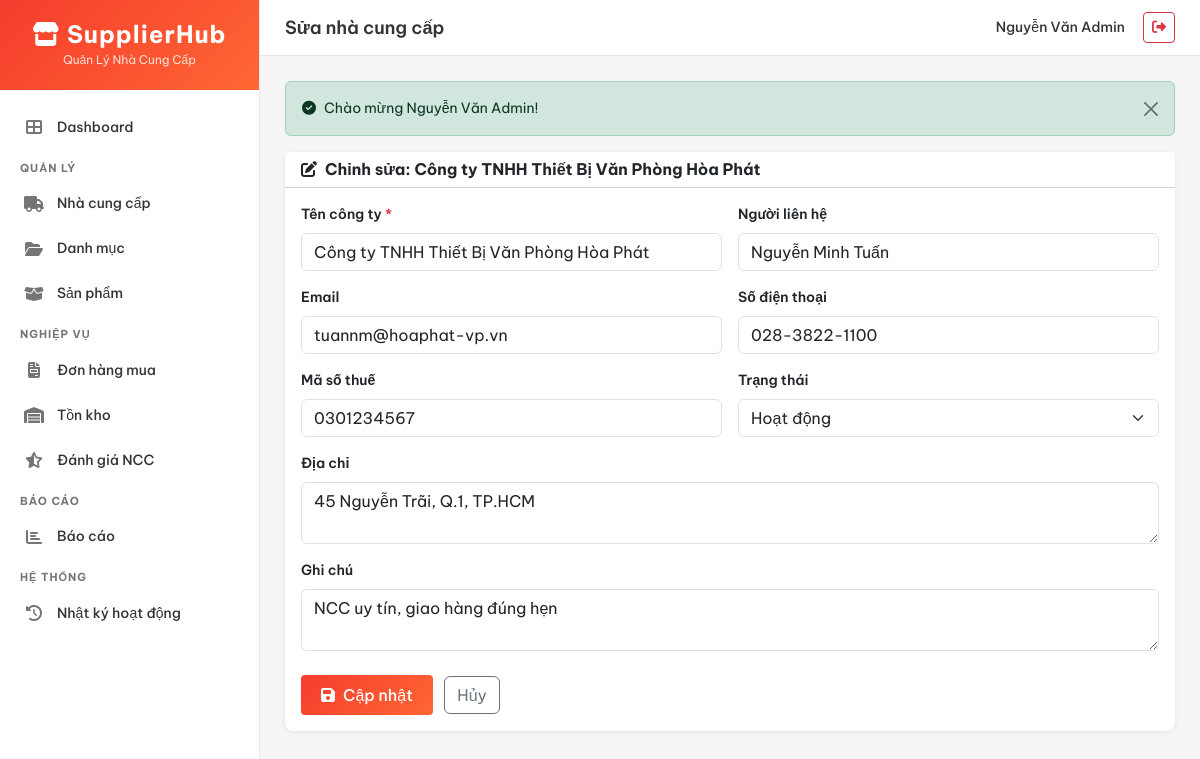
Page /index.php?page=suppliers&action=edit&id=1 (signed in) on the committed database.
### tables this page shows
CREATE TABLE IF NOT EXISTS suppliers (
    id INT AUTO_INCREMENT PRIMARY KEY,
    company_name VARCHAR(200) NOT NULL,
    contact_person VARCHAR(100) DEFAULT NULL,
    email VARCHAR(100) DEFAULT NULL,
    phone VARCHAR(20) DEFAULT NULL,
    address TEXT DEFAULT NULL,
    tax_code VARCHAR(20) DEFAULT NULL,
    status ENUM('active', 'inactive', 'blacklisted') NOT NULL DEFAULT 'active',
    rating_avg DECIMAL(3,2) DEFAULT 0.00,
    notes TEXT DEFAULT NULL,
    created_at DATETIME NOT NULL DEFAULT CURRENT_TIMESTAMP,
    INDEX idx_status (status)
);

### controllers/SupplierController.php (called while the page is built, shortened)
<?php
require_once __DIR__ . '/../models/Supplier.php';
class SupplierController
{
    private $model;
    public function __construct()
    {
        $this->model = new Supplier();
    }
    public function edit()
    {
        $id = intval($_GET['id'] ?? 0);
        $supplier = $this->model->getById($id);
        require VIEW_PATH . '/suppliers/edit.php';
    }
}

### config/database.php (called while the page is built, shortened)
<?php
function getDBConnection() {
    static $pdo = null;
    if ($pdo === null) {
        try {
            $dsn = "mysql:host=" . DB_HOST . ";port=" . DB_PORT . ";dbname=" . DB_NAME . ";charset=utf8mb4";
            $options = [
                PDO::ATTR_ERRMODE            => PDO::ERRMODE_EXCEPTION,
                PDO::ATTR_DEFAULT_FETCH_MODE => PDO::FETCH_ASSOC,
                PDO::ATTR_EMULATE_PREPARES   => false,
            ];
            $pdo = new PDO($dsn, DB_USER, DB_PASS, $options);
            $pdo->exec("SET NAMES 'utf8mb4' COLLATE 'utf8mb4_unicode_ci'");
        } catch (PDOException $e) {
            die("Lỗi kết nối database: " . $e->getMessage());
        }
    }
    return $pdo;
}

### models/Supplier.php (called while the page is built, shortened)
<?php
class Supplier {
    private $pdo;
    public function __construct() {
        $this->pdo = getDBConnection();
    }
    public function getById($id) {
        $sql = "SELECT * FROM suppliers WHERE id = :id";
        $stmt = $this->pdo->prepare($sql);
        $stmt->execute(['id' => $id]);
        return $stmt->fetch();
    }
}

### helpers/format_helper.php (called while the page is built, shortened)
<?php
function e($text) {
    return htmlspecialchars($text ?? '', ENT_QUOTES, 'UTF-8');
}

### views/suppliers/edit.php (the view, shortened to what this page needs)
<?php require VIEW_PATH . '/layouts/header.php'; ?>
<div class="card">
    <div class="card-header bg-white">
        <h6 class="mb-0 fw-bold"><i class="fas fa-edit me-2"></i>Chỉnh sửa: <?= e($supplier['company_name']) ?></h6>
    </div>
    <div class="card-body">
        <form method="POST" action="index.php?page=suppliers&action=update">
            <div class="row g-3">
                <div class="col-md-6">
                    <label class="form-label fw-semibold">Tên công ty <span class="text-danger">*</span></label>
                    <input type="text" name="company_name" class="form-control" required value="<?= e($supplier['company_name']) ?>">
                </div>
                <div class="col-md-6">
                    <label class="form-label fw-semibold">Người liên hệ</label>
                    <input type="text" name="contact_person" class="form-control" value="<?= e($supplier['contact_person']) ?>">
                </div>
                <div class="col-md-6">
                    <label class="form-label fw-semibold">Email</label>
                    <input type="email" name="email" class="form-control" value="<?= e($supplier['email']) ?>">
                </div>
                <div class="col-md-6">
                    <label class="form-label fw-semibold">Số điện thoại</label>
                    <input type="text" name="phone" class="form-control" value="<?= e($supplier['phone']) ?>">
                </div>
                <div class="col-md-6">
                    <label class="form-label fw-semibold">Mã số thuế</label>
                    <input type="text" name="tax_code" class="form-control" value="<?= e($supplier['tax_code']) ?>">
                </div>
                <div class="col-md-6">
                    <label class="form-label fw-semibold">Trạng thái</label>
                    <select name="status" class="form-select">
                        <?php foreach (SUPPLIER_STATUS_LABELS as $key => $label): ?>
                        <option value="<?= $key ?>" <?= $supplier['status'] === $key ? 'selected' : '' ?>><?= $label ?></option>
                        <?php endforeach; ?>
                    </select>
                </div>
                <div class="col-12">
                    <label class="form-label fw-semibold">Địa chỉ</label>
                    <textarea name="address" class="form-control" rows="2"><?= e($supplier['address']) ?></textarea>
                </div>
                <div class="col-12">
                    <label class="form-label fw-semibold">Ghi chú</label>
                    <textarea name="notes" class="form-control" rows="2"><?= e($supplier['notes']) ?></textarea>
                </div>
            </div>
            <div class="mt-4">
                <button type="submit" class="btn btn-shopee"><i class="fas fa-save me-2"></i>Cập nhật</button>
                <a href="index.php?page=suppliers" class="btn btn-outline-secondary ms-2">Hủy</a>
            </div>
        </form>
    </div>
</div>
<?php require VIEW_PATH . '/layouts/footer.php'; ?>

### assets/css/style.css (style rules this page uses)
:root { --shopee-primary: #EE4D2D; --shopee-primary-dark: #D73211; --shopee-gradient: linear-gradient(135deg, #F53D2D, #FF6633); --shopee-bg: #F5F5F5; --shopee-card: #FFFFFF; --shopee-text: #333333; --shopee-text-light: #757575; --shopee-success: #26AA99; --shopee-warning: #FFBF00; --shopee-danger: #D63031; --shopee-border: #E8E8E8; --sidebar-width: 260px; }
body { font-family: 'Be Vietnam Pro', 'Inter', sans-serif; background-color: var(--shopee-bg); color: var(--shopee-text); font-size: 14px; }
a { color: var(--shopee-primary); text-decoration: none; }
.btn-shopee { background: var(--shopee-gradient); color: #fff; border: none; font-weight: 500; padding: 8px 20px; border-radius: 4px; transition: all 0.2s; }
.card { border: none; border-radius: 8px; box-shadow: 0 1px 4px rgba(0,0,0,0.08); transition: box-shadow 0.2s; }

### rows in the picture
suppliers: company_name "Công ty TNHH Thiết Bị Văn Phòng Hòa Phát", contact_person "Nguyễn Minh Tuấn", email "tuannm@hoaphat-vp.vn", phone "028-3822-1100", tax_code "0301234567", status "Hoạt động", address "45 Nguyễn Trãi, Q.1, TP.HCM", notes "NCC uy tín, giao hàng đúng hẹn"

### other values in the picture
$pageTitle "Sửa nhà cung cấp"
currentUser('full_name') "Nguyễn Văn Admin"
$flash['message'] "Chào mừng Nguyễn Văn Admin!"
